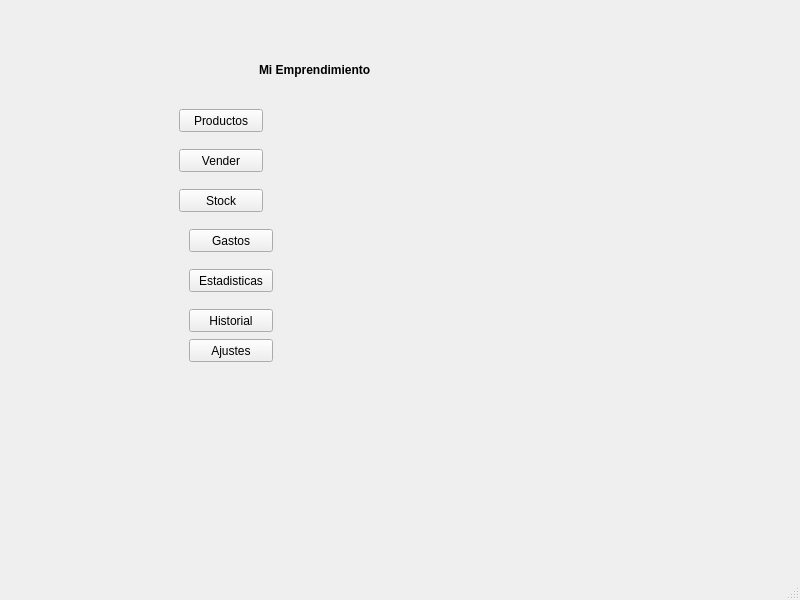
<?xml version="1.0" encoding="UTF-8"?>
<ui version="4.0">
 <class>MainWindow</class>
 <widget class="QMainWindow" name="MainWindow">
  <property name="geometry">
   <rect>
    <x>0</x>
    <y>0</y>
    <width>800</width>
    <height>600</height>
   </rect>
  </property>
  <property name="windowTitle">
   <string>MainWindow</string>
  </property>
  <widget class="QWidget" name="centralwidget">
   <layout class="QHBoxLayout" name="horizontalLayout">
    <item>
     <widget class="QStackedWidget" name="stackedWidget">
      <property name="currentIndex">
       <number>0</number>
      </property>
      <widget class="QWidget" name="presentacion">
       <widget class="QLabel" name="label">
        <property name="geometry">
         <rect>
          <x>250</x>
          <y>30</y>
          <width>131</width>
          <height>61</height>
         </rect>
        </property>
        <property name="font">
         <font>
          <weight>75</weight>
          <bold>true</bold>
         </font>
        </property>
        <property name="text">
         <string>Mi Emprendimiento</string>
        </property>
       </widget>
       <widget class="QPushButton" name="pushButton">
        <property name="geometry">
         <rect>
          <x>170</x>
          <y>100</y>
          <width>84</width>
          <height>23</height>
         </rect>
        </property>
        <property name="text">
         <string>Productos</string>
        </property>
       </widget>
       <widget class="QPushButton" name="pushButton_2">
        <property name="geometry">
         <rect>
          <x>170</x>
          <y>140</y>
          <width>84</width>
          <height>23</height>
         </rect>
        </property>
        <property name="text">
         <string>Vender</string>
        </property>
       </widget>
       <widget class="QPushButton" name="pushButton_3">
        <property name="geometry">
         <rect>
          <x>170</x>
          <y>180</y>
          <width>84</width>
          <height>23</height>
         </rect>
        </property>
        <property name="text">
         <string>Stock</string>
        </property>
       </widget>
       <widget class="QPushButton" name="pushButton_4">
        <property name="geometry">
         <rect>
          <x>180</x>
          <y>220</y>
          <width>84</width>
          <height>23</height>
         </rect>
        </property>
        <property name="text">
         <string>Gastos</string>
        </property>
       </widget>
       <widget class="QPushButton" name="pushButton_5">
        <property name="geometry">
         <rect>
          <x>180</x>
          <y>260</y>
          <width>84</width>
          <height>23</height>
         </rect>
        </property>
        <property name="text">
         <string>Estadisticas</string>
        </property>
       </widget>
       <widget class="QPushButton" name="pushButton_9">
        <property name="geometry">
         <rect>
          <x>180</x>
          <y>300</y>
          <width>84</width>
          <height>23</height>
         </rect>
        </property>
        <property name="text">
         <string>Historial</string>
        </property>
       </widget>
       <widget class="QPushButton" name="pushButton_7">
        <property name="geometry">
         <rect>
          <x>180</x>
          <y>330</y>
          <width>84</width>
          <height>23</height>
         </rect>
        </property>
        <property name="text">
         <string>Ajustes</string>
        </property>
       </widget>
      </widget>
      <widget class="QWidget" name="productos">
       <widget class="QWidget" name="widget" native="true">
        <property name="geometry">
         <rect>
          <x>20</x>
          <y>100</y>
          <width>621</width>
          <height>80</height>
         </rect>
        </property>
        <widget class="QLabel" name="label_2">
         <property name="geometry">
          <rect>
           <x>20</x>
           <y>30</y>
           <width>85</width>
           <height>13</height>
          </rect>
         </property>
         <property name="text">
          <string>No hay productos</string>
         </property>
        </widget>
       </widget>
       <widget class="QWidget" name="widget_2" native="true">
        <property name="geometry">
         <rect>
          <x>19</x>
          <y>190</y>
          <width>621</width>
          <height>341</height>
         </rect>
        </property>
        <widget class="QTableWidget" name="tableWidget">
         <property name="geometry">
          <rect>
           <x>20</x>
           <y>30</y>
           <width>551</width>
           <height>291</height>
          </rect>
         </property>
        </widget>
       </widget>
       <widget class="QPushButton" name="pushButton_8">
        <property name="geometry">
         <rect>
          <x>100</x>
          <y>50</y>
          <width>85</width>
          <height>23</height>
         </rect>
        </property>
        <property name="text">
         <string>Nuevo Producto</string>
        </property>
       </widget>
       <widget class="QPushButton" name="pushButton_6">
        <property name="geometry">
         <rect>
          <x>20</x>
          <y>50</y>
          <width>75</width>
          <height>23</height>
         </rect>
        </property>
        <property name="text">
         <string>Atras</string>
        </property>
       </widget>
       <widget class="QLabel" name="label_3">
        <property name="geometry">
         <rect>
          <x>340</x>
          <y>10</y>
          <width>48</width>
          <height>13</height>
         </rect>
        </property>
        <property name="text">
         <string>Productos</string>
        </property>
       </widget>
      </widget>
      <widget class="QWidget" name="productoNuevo">
       <widget class="QLabel" name="label_4">
        <property name="geometry">
         <rect>
          <x>370</x>
          <y>20</y>
          <width>77</width>
          <height>13</height>
         </rect>
        </property>
        <property name="text">
         <string>Producto Nuevo</string>
        </property>
       </widget>
       <widget class="QLineEdit" name="lineEdit">
        <property name="geometry">
         <rect>
          <x>140</x>
          <y>70</y>
          <width>113</width>
          <height>20</height>
         </rect>
        </property>
        <property name="placeholderText">
         <string>nombre</string>
        </property>
       </widget>
       <widget class="QLineEdit" name="lineEdit_2">
        <property name="geometry">
         <rect>
          <x>140</x>
          <y>100</y>
          <width>113</width>
          <height>20</height>
         </rect>
        </property>
        <property name="text">
         <string/>
        </property>
        <property name="placeholderText">
         <string>detalle</string>
        </property>
       </widget>
       <widget class="QLineEdit" name="lineEdit_3">
        <property name="geometry">
         <rect>
          <x>140</x>
          <y>130</y>
          <width>113</width>
          <height>20</height>
         </rect>
        </property>
        <property name="placeholderText">
         <string>costo fabricacion</string>
        </property>
       </widget>
       <widget class="QLineEdit" name="lineEdit_4">
        <property name="geometry">
         <rect>
          <x>140</x>
          <y>160</y>
          <width>113</width>
          <height>20</height>
         </rect>
        </property>
        <property name="text">
         <string/>
        </property>
        <property name="placeholderText">
         <string>tiempo de fabricacion</string>
        </property>
       </widget>
       <widget class="QLineEdit" name="lineEdit_5">
        <property name="geometry">
         <rect>
          <x>140</x>
          <y>190</y>
          <width>113</width>
          <height>20</height>
         </rect>
        </property>
        <property name="placeholderText">
         <string>Beneficio</string>
        </property>
       </widget>
       <widget class="QLineEdit" name="lineEdit_6">
        <property name="geometry">
         <rect>
          <x>140</x>
          <y>220</y>
          <width>113</width>
          <height>20</height>
         </rect>
        </property>
        <property name="placeholderText">
         <string>Precio</string>
        </property>
       </widget>
       <widget class="QPushButton" name="pushButton_10">
        <property name="geometry">
         <rect>
          <x>150</x>
          <y>260</y>
          <width>75</width>
          <height>23</height>
         </rect>
        </property>
        <property name="text">
         <string>Agregar</string>
        </property>
       </widget>
       <widget class="QPushButton" name="pushButton_17">
        <property name="geometry">
         <rect>
          <x>40</x>
          <y>30</y>
          <width>75</width>
          <height>23</height>
         </rect>
        </property>
        <property name="text">
         <string>Atras</string>
        </property>
       </widget>
      </widget>
      <widget class="QWidget" name="productoDetalle">
       <widget class="QLabel" name="label_5">
        <property name="geometry">
         <rect>
          <x>340</x>
          <y>10</y>
          <width>79</width>
          <height>13</height>
         </rect>
        </property>
        <property name="text">
         <string>Detalle producto</string>
        </property>
       </widget>
       <widget class="QLineEdit" name="lineEdit_7">
        <property name="geometry">
         <rect>
          <x>180</x>
          <y>180</y>
          <width>113</width>
          <height>20</height>
         </rect>
        </property>
        <property name="text">
         <string/>
        </property>
        <property name="placeholderText">
         <string>tiempo de fabricacion</string>
        </property>
       </widget>
       <widget class="QLineEdit" name="lineEdit_8">
        <property name="geometry">
         <rect>
          <x>180</x>
          <y>150</y>
          <width>113</width>
          <height>20</height>
         </rect>
        </property>
        <property name="placeholderText">
         <string>costo fabricacion</string>
        </property>
       </widget>
       <widget class="QLineEdit" name="lineEdit_9">
        <property name="geometry">
         <rect>
          <x>180</x>
          <y>120</y>
          <width>113</width>
          <height>20</height>
         </rect>
        </property>
        <property name="text">
         <string/>
        </property>
        <property name="placeholderText">
         <string>detalle</string>
        </property>
       </widget>
       <widget class="QPushButton" name="pushButton_11">
        <property name="geometry">
         <rect>
          <x>290</x>
          <y>40</y>
          <width>75</width>
          <height>23</height>
         </rect>
        </property>
        <property name="text">
         <string>Borrar</string>
        </property>
       </widget>
       <widget class="QLineEdit" name="lineEdit_10">
        <property name="geometry">
         <rect>
          <x>180</x>
          <y>240</y>
          <width>113</width>
          <height>20</height>
         </rect>
        </property>
        <property name="placeholderText">
         <string>Precio</string>
        </property>
       </widget>
       <widget class="QLineEdit" name="lineEdit_11">
        <property name="geometry">
         <rect>
          <x>180</x>
          <y>210</y>
          <width>113</width>
          <height>20</height>
         </rect>
        </property>
        <property name="placeholderText">
         <string>Beneficio</string>
        </property>
       </widget>
       <widget class="QLineEdit" name="lineEdit_12">
        <property name="geometry">
         <rect>
          <x>180</x>
          <y>90</y>
          <width>113</width>
          <height>20</height>
         </rect>
        </property>
        <property name="placeholderText">
         <string>nombre</string>
        </property>
       </widget>
       <widget class="QPushButton" name="pushButton_12">
        <property name="geometry">
         <rect>
          <x>30</x>
          <y>40</y>
          <width>75</width>
          <height>23</height>
         </rect>
        </property>
        <property name="text">
         <string>Atras</string>
        </property>
       </widget>
       <widget class="QPushButton" name="pushButton_13">
        <property name="geometry">
         <rect>
          <x>110</x>
          <y>40</y>
          <width>75</width>
          <height>23</height>
         </rect>
        </property>
        <property name="text">
         <string>Modificar</string>
        </property>
       </widget>
       <widget class="QLabel" name="label_6">
        <property name="geometry">
         <rect>
          <x>190</x>
          <y>70</y>
          <width>58</width>
          <height>13</height>
         </rect>
        </property>
        <property name="text">
         <string>id producto:</string>
        </property>
       </widget>
       <widget class="QPushButton" name="pushButton_14">
        <property name="geometry">
         <rect>
          <x>200</x>
          <y>40</y>
          <width>75</width>
          <height>23</height>
         </rect>
        </property>
        <property name="text">
         <string>Restablecer</string>
        </property>
       </widget>
      </widget>
      <widget class="QWidget" name="vender">
       <widget class="QTableWidget" name="tableWidget_2">
        <property name="geometry">
         <rect>
          <x>60</x>
          <y>121</y>
          <width>591</width>
          <height>151</height>
         </rect>
        </property>
       </widget>
       <widget class="QLabel" name="label_7">
        <property name="geometry">
         <rect>
          <x>360</x>
          <y>20</y>
          <width>33</width>
          <height>13</height>
         </rect>
        </property>
        <property name="text">
         <string>Vender</string>
        </property>
       </widget>
       <widget class="QPushButton" name="pushButton_15">
        <property name="geometry">
         <rect>
          <x>60</x>
          <y>390</y>
          <width>75</width>
          <height>23</height>
         </rect>
        </property>
        <property name="text">
         <string>Vender</string>
        </property>
       </widget>
       <widget class="QLabel" name="label_8">
        <property name="geometry">
         <rect>
          <x>70</x>
          <y>290</y>
          <width>101</width>
          <height>13</height>
         </rect>
        </property>
        <property name="text">
         <string>Descuento mayorista</string>
        </property>
       </widget>
       <widget class="QLabel" name="label_9">
        <property name="geometry">
         <rect>
          <x>70</x>
          <y>320</y>
          <width>28</width>
          <height>13</height>
         </rect>
        </property>
        <property name="text">
         <string>Total:</string>
        </property>
       </widget>
       <widget class="QComboBox" name="comboBox">
        <property name="geometry">
         <rect>
          <x>180</x>
          <y>290</y>
          <width>69</width>
          <height>22</height>
         </rect>
        </property>
       </widget>
       <widget class="QLabel" name="label_10">
        <property name="geometry">
         <rect>
          <x>120</x>
          <y>320</y>
          <width>47</width>
          <height>13</height>
         </rect>
        </property>
        <property name="text">
         <string>TextLabel</string>
        </property>
       </widget>
       <widget class="QPushButton" name="pushButton_16">
        <property name="geometry">
         <rect>
          <x>190</x>
          <y>320</y>
          <width>75</width>
          <height>23</height>
         </rect>
        </property>
        <property name="text">
         <string>redondear</string>
        </property>
       </widget>
       <widget class="QPushButton" name="pushButton_18">
        <property name="geometry">
         <rect>
          <x>50</x>
          <y>20</y>
          <width>75</width>
          <height>23</height>
         </rect>
        </property>
        <property name="text">
         <string>Atras</string>
        </property>
       </widget>
      </widget>
      <widget class="QWidget" name="ventas">
       <widget class="QPushButton" name="pushButton_19">
        <property name="geometry">
         <rect>
          <x>50</x>
          <y>20</y>
          <width>75</width>
          <height>23</height>
         </rect>
        </property>
        <property name="text">
         <string>Atras</string>
        </property>
       </widget>
      </widget>
      <widget class="QWidget" name="stock">
       <widget class="QPushButton" name="pushButton_24">
        <property name="geometry">
         <rect>
          <x>40</x>
          <y>30</y>
          <width>75</width>
          <height>23</height>
         </rect>
        </property>
        <property name="text">
         <string>Atras</string>
        </property>
       </widget>
      </widget>
      <widget class="QWidget" name="gastos">
       <widget class="QPushButton" name="pushButton_23">
        <property name="geometry">
         <rect>
          <x>50</x>
          <y>40</y>
          <width>75</width>
          <height>23</height>
         </rect>
        </property>
        <property name="text">
         <string>Atras</string>
        </property>
       </widget>
      </widget>
      <widget class="QWidget" name="estadisticas">
       <widget class="QPushButton" name="pushButton_22">
        <property name="geometry">
         <rect>
          <x>70</x>
          <y>60</y>
          <width>75</width>
          <height>23</height>
         </rect>
        </property>
        <property name="text">
         <string>Atras</string>
        </property>
       </widget>
      </widget>
      <widget class="QWidget" name="historial">
       <widget class="QPushButton" name="pushButton_21">
        <property name="geometry">
         <rect>
          <x>190</x>
          <y>60</y>
          <width>75</width>
          <height>23</height>
         </rect>
        </property>
        <property name="text">
         <string>Atras</string>
        </property>
       </widget>
      </widget>
      <widget class="QWidget" name="ajustes">
       <widget class="QPushButton" name="pushButton_20">
        <property name="geometry">
         <rect>
          <x>100</x>
          <y>60</y>
          <width>75</width>
          <height>23</height>
         </rect>
        </property>
        <property name="text">
         <string>Atras</string>
        </property>
       </widget>
      </widget>
     </widget>
    </item>
   </layout>
  </widget>
  <widget class="QMenuBar" name="menubar">
   <property name="geometry">
    <rect>
     <x>0</x>
     <y>0</y>
     <width>800</width>
     <height>21</height>
    </rect>
   </property>
  </widget>
  <widget class="QStatusBar" name="statusbar"/>
 </widget>
 <resources/>
 <connections/>
</ui>
